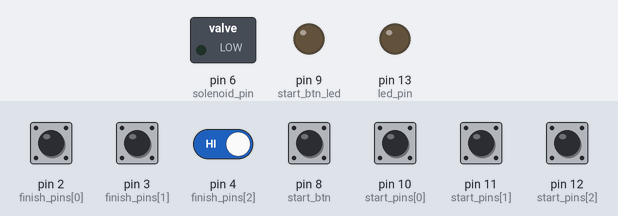
This sketch was run on a simulated Arduino Uno, built with avr-gcc and run on an emulated ATmega328P. Parts: switched loads named in the sketch (green lamp = pin HIGH), output pins drawn as LEDs (lit = HIGH). The inputs (shaded band) are chosen by the test bench; at power-on: pin 2 (finish_pins[0]), pin 3 (finish_pins[1]), pin 4 (finish_pins[2]), pin 8 (start_btn), pin 10 (start_pins[0]), pin 11 (start_pins[1]), pin 12 (start_pins[2]) HIGH. What the sketch prints to the serial monitor is not drawn.

Above: at 1.2 s.
1.3 s: pin 8 (start_btn) pulled LOW for 1 s
At 1.6 s:
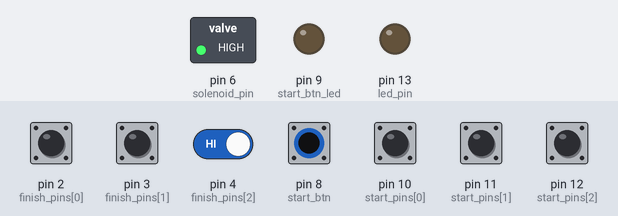
At 3.5 s:
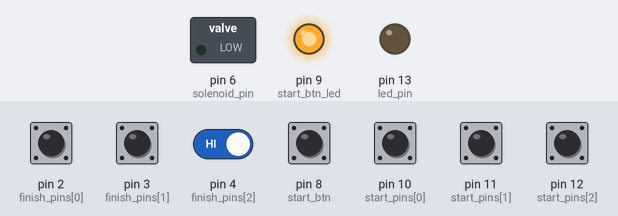
3.8 s: pin 10 (start_pins[0]) pulled LOW for 0.15 s
5.4 s: pin 4 (finish_pins[2]) driven LOW
Timing chart, 0 to 8.4 s (numbered marks = the images above; inputs shaded):
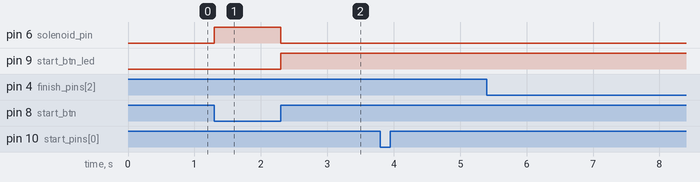

The sketch:

simple_arduino_only_test.ino
```cpp
// MARBLE DERBY TRACK PINS
//int solenoid_pin = 10;
//bool racing[] = {false, false, false};
//int start_pins[] = {6, 7, 8};
//int finish_pins[] = {2, 3, 4};
//int start_btn = 12;
//int start_btn_led = 13;

// 40Ft EXIBIT PINS
int solenoid_pin = 6;
int led_pin = 13;
bool racing[] = {false, false, false};
int start_pins[] = {10, 11, 12};
int finish_pins[] = {2, 3, 4};
int start_btn = 8;
int start_btn_led = 9;

unsigned long start_time = 0;

void setup()
{
  Serial.begin(115200);
  // put your setup code here, to run once:
  pinMode(solenoid_pin, OUTPUT);
  digitalWrite(solenoid_pin, LOW);
  pinMode(led_pin, OUTPUT);
  digitalWrite(led_pin, LOW);
  pinMode(start_btn, INPUT);
  pinMode(start_btn_led, OUTPUT);

  for (int i = 0; i < 3; i++)
  {
    pinMode(start_pins[i], INPUT);
    pinMode(finish_pins[i], INPUT);
  }
}

void loop()
{
  if (!digitalRead(start_btn))
  {
    digitalWrite(solenoid_pin, HIGH);
    digitalWrite(start_btn_led, LOW);
    delay(500);
    start_time = millis();
    digitalWrite(solenoid_pin, LOW);
    digitalWrite(start_btn_led, HIGH);
  }

  if (!digitalRead(start_pins[0]) && (racing[2] == false))
  {
    Serial.println("track 3 start");
    racing[2] = true;
  }

  if (!digitalRead(start_pins[1]) && (racing[1] == false))
  {
    Serial.println("track 2 start");
    racing[1] = true;
  }

  if (!digitalRead(start_pins[2]) && (racing[0] == false))
  {
    Serial.println("track 1 start");
    racing[0] = true;
  }

  if (!digitalRead(finish_pins[0]))
  {
    if (racing[0] == true)
    {
      Serial.print("Track 1 time:");
      unsigned long finish_time = millis() - start_time;
      Serial.println(finish_time);
      racing[0] = false;
    }
  }

  if (!digitalRead(finish_pins[1]))
  {
    if (racing[1] == true)
    {
      Serial.print("Track 2 time:");
      unsigned long finish_time = millis() - start_time;
      Serial.println(finish_time);
      racing[1] = false;
    }
  }

  if (!digitalRead(finish_pins[2]))
  {
    if (racing[2] == true)
    {
      Serial.print("Track 3 time:");
      unsigned long finish_time = millis() - start_time;
      Serial.println(finish_time);
      racing[2] = false;
    }
  }
}
```

Measured:
- after the input at 1.3 s, pin 6 (solenoid_pin): LOW → HIGH at once, → LOW 1.0 s later; pin 9 (start_btn_led): LOW → HIGH after 1.0 s
- after the input at 3.8 s, every drawn part: stays the same
- after the input at 5.4 s, every drawn part: stays the same
